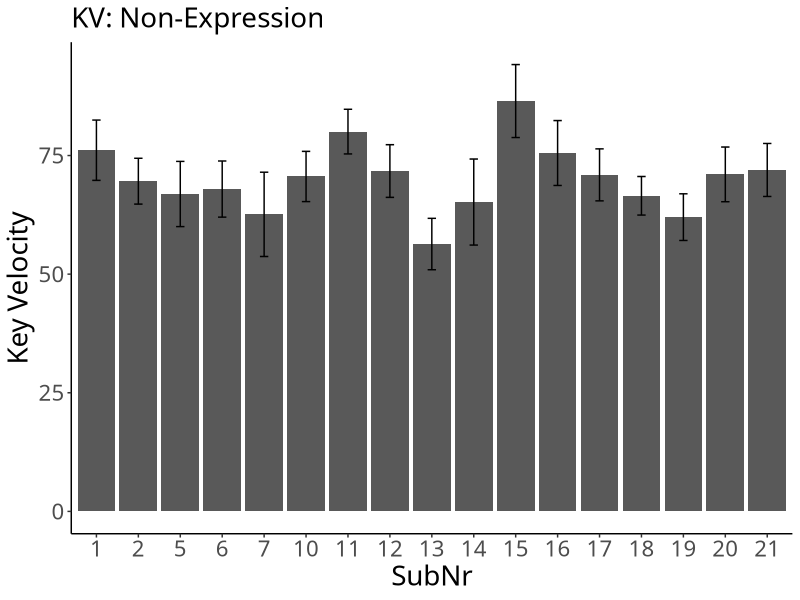
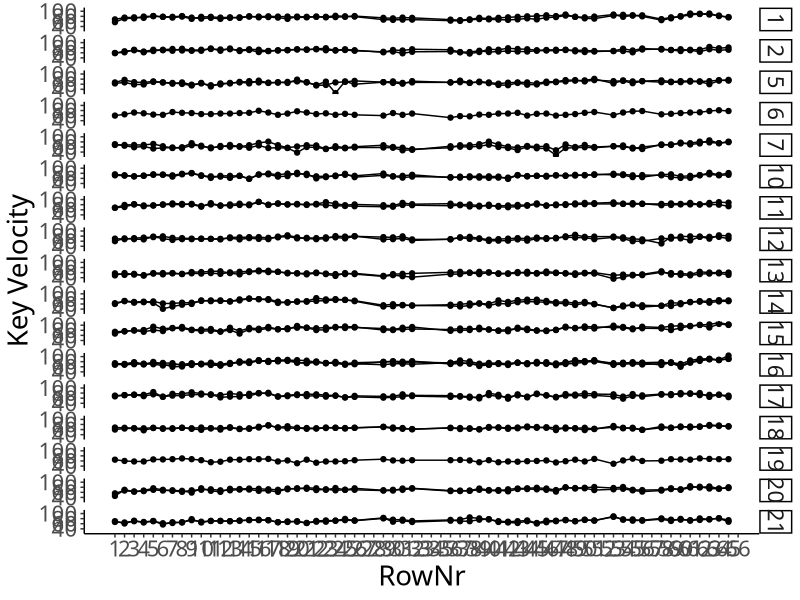
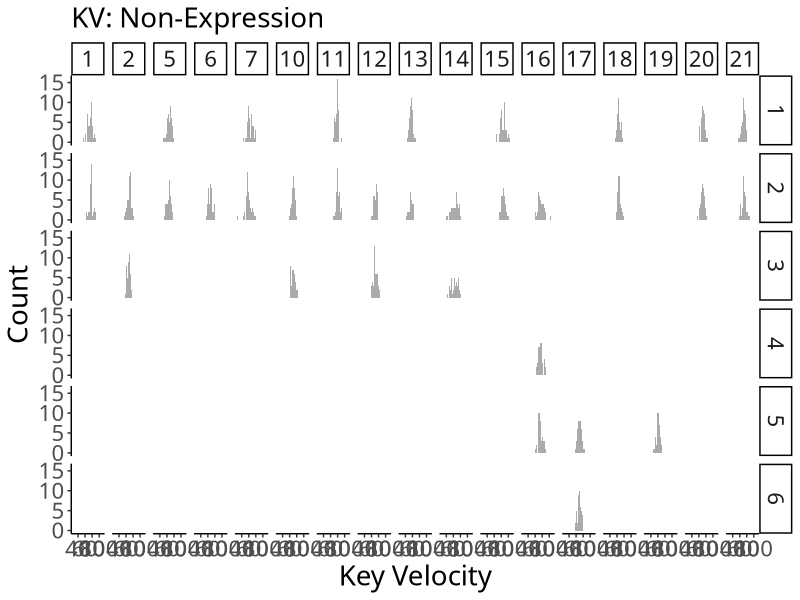
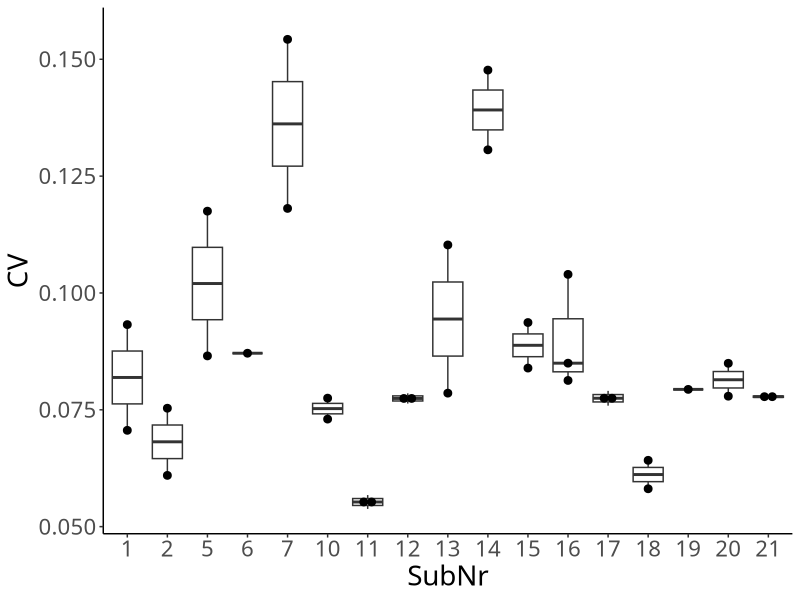

R code for these plots, in order:
## ---- chunk 1
# packages
# data manipulation
if (!require("data.table")) {install.packages("data.table"); require("data.table")}
# plot
if (!require("ggplot2")) {install.packages("ggplot2"); require("ggplot2")}

# ggplots
theme_set(theme_classic())
theme_update(text = element_text(size = 20, family = "Helvetica Neue LT Std 57 Condensed"), legend.position = "bottom")
## ---- chunk 2
dt_kv <- fread("./preprocessor/filtered/data_onset.csv", header = T, sep = ",", dec = ".") # read a filtered csv

# SubNr as a factor
dt_kv$SubNr <- as.factor(dt_kv$SubNr)

# assign RowNr
dt_kv$RowNr <- rep(1:72, nrow(dt_kv)/72)
## ---- chunk 3
# # convert bpm to ms
# dt_kv[Tempo == 120]$Tempo <- 250
# dt_kv[Tempo == 110]$Tempo <- 273
# dt_kv[Tempo == 100]$Tempo <- 300

# remove irrelevant intervals
ls_irrelevant <- list(c(27:28), c(33:35), 52, 57, c(66:72))
dt_kv$EighthNote <- "Yes"

for (phrase in 1:length(ls_irrelevant)){
  for (note in 1:length(ls_irrelevant[[phrase]])){
    dt_kv[RowNr == ls_irrelevant[[phrase]][note]]$EighthNote <- "No"
  }
}
## ---- chunk 4
# For each individual
kv <- dt_kv[EighthNote == "Yes", .(N = length(Velocity), Mean = mean(Velocity), SD = sd(Velocity)), by = .(SubNr)]
print(kv)
## ---- chunk 5
p_kv <- ggplot(data = kv, aes(x = SubNr, y = Mean)) +
  geom_bar(stat = "identity", position = position_dodge()) +
  geom_errorbar(aes(ymin = Mean - SD, ymax = Mean + SD),
                width = .2, position = position_dodge(.9)) +
  labs(y = "Key Velocity", subtitle = "KV: Non-Expression")
p_kv
## ---- chunk 6
# For each individual
kv_seq <- dt_kv[EighthNote == "Yes", .(N = length(Velocity), Mean = mean(Velocity)), by = .(SubNr, TrialNr, RowNr)]

p_kv_seq <- ggplot(data = kv_seq, aes(x = RowNr, y = Mean, group = TrialNr)) +
  geom_line() +
  geom_point() +
  facet_grid(SubNr ~ .) +
  labs(x = "RowNr", y = "Key Velocity") + scale_x_continuous(breaks=seq(1,66,1))
p_kv_seq
## ---- chunk 7
p_kv_dis <- ggplot(dt_kv[EighthNote == "Yes"], aes(x = Velocity)) +
  geom_histogram(binwidth = 2, alpha = .5, position = "identity") +
  facet_grid(TrialNr ~ SubNr) +
  labs(x = "Key Velocity", y = "Count", subtitle = "KV: Non-Expression")
p_kv_dis
## ---- chunk 8
# Group mean
kv_all <- kv[, .(N = length(Mean), Mean = mean(Mean), SD = sd(Mean))]
print(kv_all)
## ---- chunk 9
excluded_kv <- kv[Mean < kv_all$Mean+3*kv_all$SD & Mean > kv_all$Mean-3*kv_all$SD]
print(excluded_kv)
## ---- chunk 10
# for each participant
cv <- dt_kv[EighthNote == "Yes", .(N = length(Velocity), CV = sd(Velocity)/mean(Velocity)) , by = .(SubNr, TrialNr)]
cv
## ---- chunk 11
p_cv_box <- ggplot(cv, aes(x = SubNr, y = CV)) +
  geom_boxplot() +
  geom_dotplot(binaxis = 'y', stackdir = 'center', dotsize = 0.5)
p_cv_box
## ---- chunk 12
# for all
cv_all <- cv[, .(N = length(CV), Mean = mean(CV), SD = sd(CV))]
print(cv_all)

excluded_cv <- cv[CV < cv_all$Mean+3*(cv_all$SD) & CV > cv_all$Mean-3*cv_all$SD]
print(excluded_cv)
